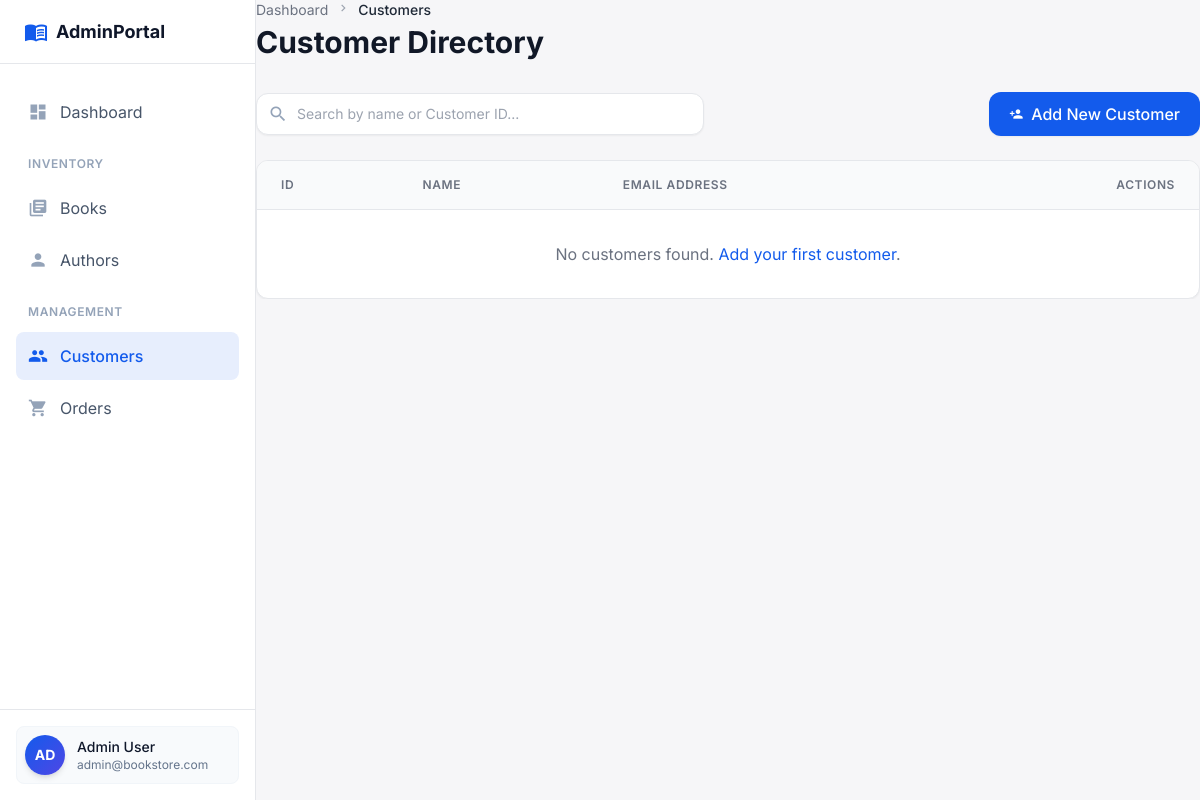
/index.php?page=customer, run on an earlier commit of the app's database.
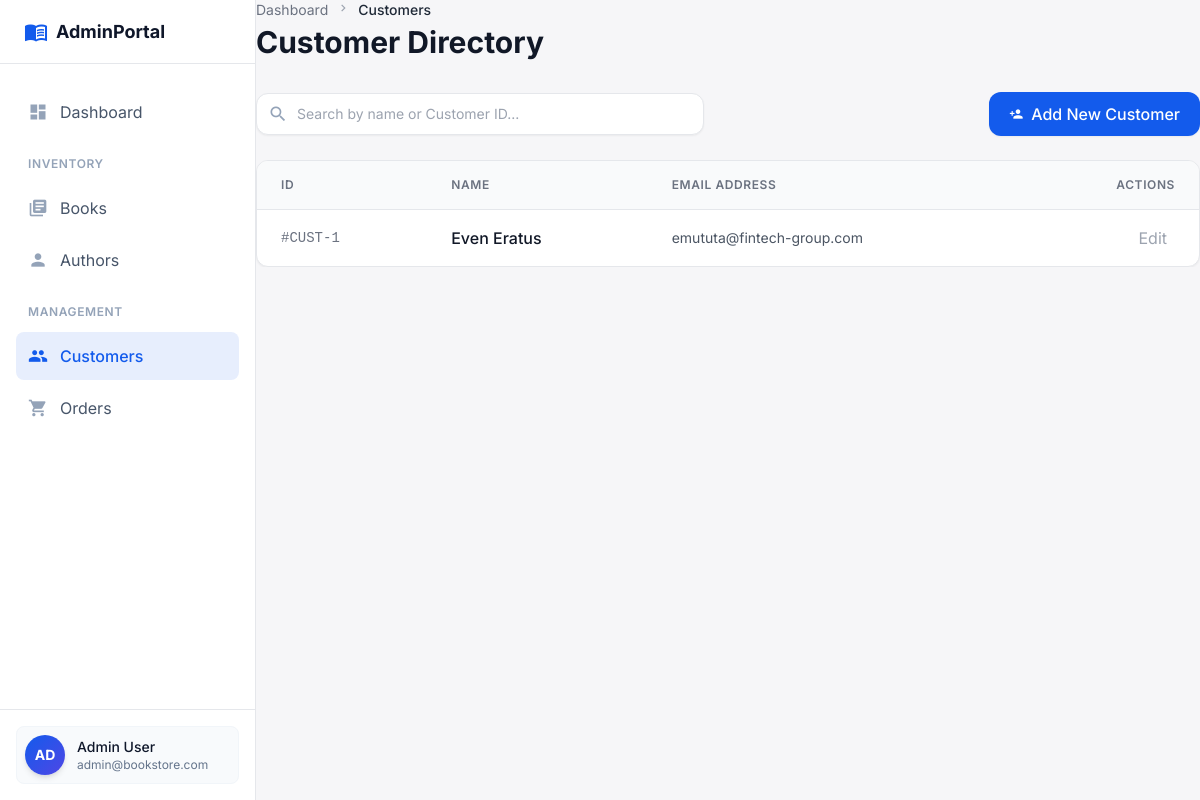
And on a later commit of the database.
### tables this page shows
CREATE TABLE CUSTOMERS (
    CUSTOMER_ID INTEGER PRIMARY KEY AUTOINCREMENT,
    NAME TEXT NOT NULL,
    EMAIL TEXT NOT NULL UNIQUE,
    PHONE TEXT,
    ADDRESS TEXT
);

### controllers/CustomerController.php (called while the page is built, shortened)
<?php
require_once __DIR__ . '/../db.php';
function getAllCustomers() {
    global $pdo;
    $stmt = $pdo->query('SELECT * FROM CUSTOMERS ORDER BY NAME');
    return $stmt->fetchAll(PDO::FETCH_ASSOC);
}

### views/Customer.php (the view)
<div class="mb-8 flex flex-col sm:flex-row sm:items-center sm:justify-between gap-4">
<div>
<nav aria-label="Breadcrumb" class="flex text-sm text-gray-500 mb-1">
<ol class="flex items-center space-x-2">
<li><a class="hover:text-primary transition-colors" href="index.php?page=dashboard">Dashboard</a></li>
<li><span class="material-icons text-[14px] text-gray-400">chevron_right</span></li>
<li class="text-gray-800 dark:text-gray-200 font-medium">Customers</li>
</ol>
</nav>
<h1 class="text-2xl md:text-3xl font-bold text-gray-900 dark:text-white">Customer Directory</h1>
</div>
</div>
<div class="flex-1 overflow-y-auto">
<div class="max-w-7xl mx-auto space-y-6">
<div class="flex flex-col md:flex-row md:items-center justify-between gap-4">
<div class="relative flex-1 max-w-md">
<span class="absolute left-3 top-1/2 -translate-y-1/2 text-slate-400 material-icons" style="font-size: 20px;">search</span>
<input class="w-full pl-10 pr-4 py-2.5 bg-white dark:bg-gray-800 border border-gray-200 dark:border-gray-700 rounded-xl text-sm focus:ring-2 focus:ring-primary focus:border-primary text-gray-900 dark:text-white placeholder-gray-400 shadow-sm" placeholder="Search by name or Customer ID..." type="text"/>
</div>
<a href="index.php?page=addcustomer" class="bg-primary hover:bg-blue-700 text-white px-5 py-2.5 rounded-xl font-medium shadow-sm hover:shadow-md transition-all flex items-center justify-center gap-2 whitespace-nowrap">
<span class="material-icons text-sm">person_add</span>
Add New Customer
</a>
</div>
<div class="bg-white dark:bg-gray-800 rounded-xl border border-gray-200 dark:border-gray-700 shadow-sm overflow-hidden">
<div class="overflow-x-auto">
<?php
require_once __DIR__ . '/../controllers/CustomerController.php';
$customers = getAllCustomers();
?>
<table class="w-full text-left border-collapse">
	<thead>
		<tr class="bg-gray-50 dark:bg-gray-800/50 border-b border-gray-200 dark:border-gray-700">
			<th class="px-6 py-4 text-xs font-semibold text-gray-500 dark:text-gray-400 uppercase tracking-wider">ID</th>
			<th class="px-6 py-4 text-xs font-semibold text-gray-500 dark:text-gray-400 uppercase tracking-wider">Name</th>
			<th class="px-6 py-4 text-xs font-semibold text-gray-500 dark:text-gray-400 uppercase tracking-wider">Email Address</th>
			<th class="px-6 py-4 text-xs font-semibold text-gray-500 dark:text-gray-400 uppercase tracking-wider text-right">Actions</th>
		</tr>
	</thead>
	<tbody>
		<?php foreach ($customers as $customer): ?>
			<tr class="hover:bg-gray-50 dark:hover:bg-gray-800/30 transition-colors">
				<td class="px-6 py-4 font-mono text-sm text-gray-500 dark:text-gray-400">#CUST-<?= htmlspecialchars($customer['CUSTOMER_ID']) ?></td>
				<td class="px-6 py-4">
					<span class="font-medium text-gray-900 dark:text-white"><?= htmlspecialchars($customer['NAME']) ?></span>
				</td>
				<td class="px-6 py-4 text-sm text-gray-600 dark:text-gray-400"><?= htmlspecialchars($customer['EMAIL']) ?></td>
				<td class="px-6 py-4 text-right">
					<a href="index.php?page=editcustomer&id=<?= $customer['CUSTOMER_ID'] ?>" class="text-gray-400 hover:text-primary dark:hover:text-blue-400 transition-colors rounded-lg hover:bg-primary/5 px-2 py-1">Edit</a>
				</td>
			</tr>
		<?php endforeach; ?>
		<?php if (count($customers) === 0): ?>
			<tr><td colspan="4" class="px-6 py-8 text-center text-gray-500">No customers found. <a href="index.php?page=addcustomer" class="text-primary hover:underline">Add your first customer</a>.</td></tr>
		<?php endif; ?>
	</tbody>
</table>
</div>
</div>
</div>
</div>

What changed in the data, as far as the page shows it:
added customers: CUSTOMER_ID "1", NAME "Even Eratus", EMAIL "emututa@fintech-group.com"
Also different on the page:
text no longer shown: "No customers found. Add your first customer ."
